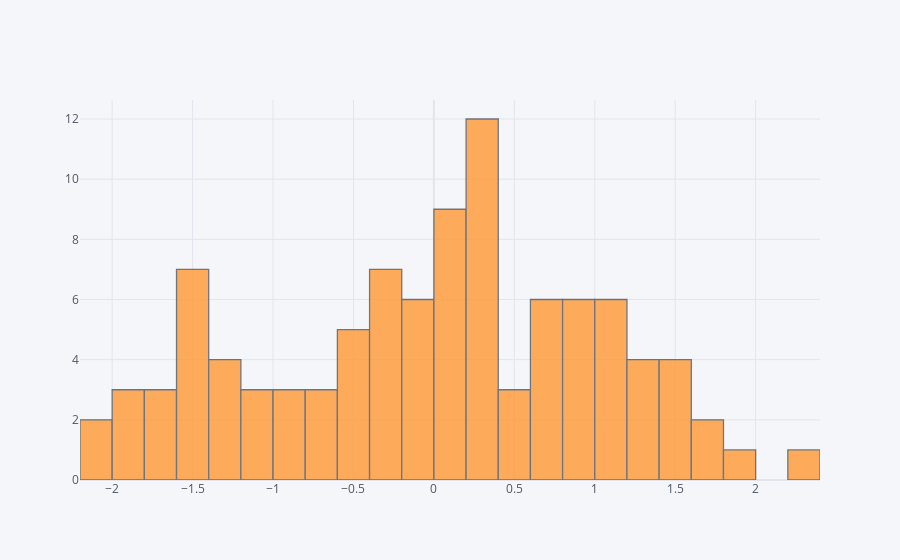

Here is the notebook cell this chart was saved with:
### Code cell
df['A'].iplot(kind='hist',bins=30)

### Figure 1 — Plotly figure (JSON) as saved in the notebook; plotly's stock layout.template omitted (floating-point values rounded to 4 significant figures)
{"data": [{"histfunc": "count", "histnorm": "", "marker": {"color": "rgba(255, 153, 51, 1.0)", "line": {"color": "#4D5663", "width": 1.3}}, "name": "A", "nbinsx": 30, "opacity": 0.8, "orientation": "v", "type": "histogram", "x": [-0.07276, 0.2769, 1.143, 1.094, 0.9733, 1.469, -0.05768, -0.03301, 0.04806, -2.03, 0.6851, 0.3767, 0.6265, 1.001, -1.478, 0.9004, -1.073, -1.624, 0.06614, 0.8499, -1.225, 0.128, 0.8212, -0.8308, 1.135, 0.3011, 1.753, 0.2657, -0.534, -1.6, 1.529, 0.4739, -0.1863, -1.824, 1.029, -0.2506, 0.3917, -0.9699, -1.637, -0.307, -1.191, -1.288, -1.558, 0.001063, -1.928, 1.775, 0.2862, -0.2969, -2.014, 0.7742, 0.7662, 0.5184, 0.009185, 0.8988, -0.3908, -0.09873, -0.518, 1.809, 0.8678, 0.292, -0.915, 0.01588, -1.507, 2.352, -0.08171, 1.276, -0.4218, 1.309, 0.6852, 0.3391, -0.5078, 0.06129, 0.3834, 0.1875, -0.6529, -1.233, 1.41, -1.182, -1.501, -0.7424, 0.3539, -1.519, 0.749, -1.269, 1.556, -1.862, 0.4819, -1.593, -0.2563, 1.349, 0.1298, 0.217, 1.202, 0.3999, -1.671, -0.3193, 1.07, -0.5885, -0.2962, -0.6585]}], "layout": {"barmode": "overlay", "legend": {"bgcolor": "#F5F6F9", "font": {"color": "#4D5663"}}, "paper_bgcolor": "#F5F6F9", "plot_bgcolor": "#F5F6F9", "title": {"font": {"color": "#4D5663"}}, "xaxis": {"gridcolor": "#E1E5ED", "showgrid": true, "tickfont": {"color": "#4D5663"}, "title": {"font": {"color": "#4D5663"}, "text": ""}, "zerolinecolor": "#E1E5ED"}, "yaxis": {"gridcolor": "#E1E5ED", "showgrid": true, "tickfont": {"color": "#4D5663"}, "title": {"font": {"color": "#4D5663"}, "text": ""}, "zerolinecolor": "#E1E5ED"}}}
